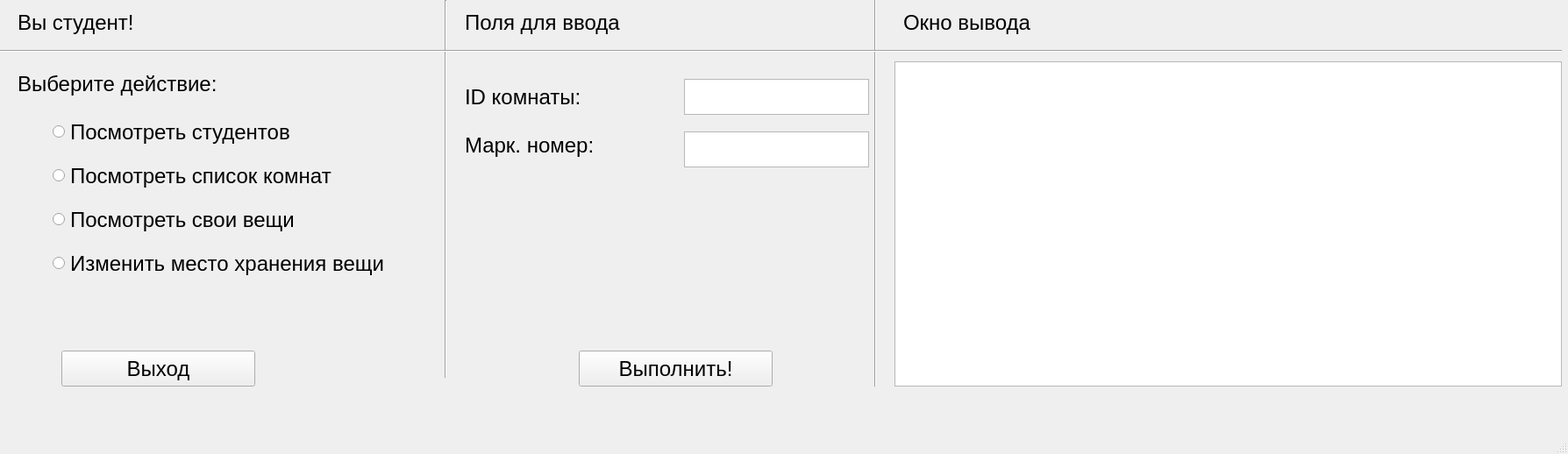
<?xml version="1.0" encoding="UTF-8"?>
<ui version="4.0">
 <class>StudentWindow</class>
 <widget class="QMainWindow" name="StudentWindow">
  <property name="geometry">
   <rect>
    <x>0</x>
    <y>0</y>
    <width>1788</width>
    <height>518</height>
   </rect>
  </property>
  <property name="font">
   <font>
    <pointsize>18</pointsize>
   </font>
  </property>
  <property name="windowTitle">
   <string>MainWindow</string>
  </property>
  <widget class="QWidget" name="centralwidget">
   <widget class="QRadioButton" name="r1">
    <property name="geometry">
     <rect>
      <x>60</x>
      <y>130</y>
      <width>281</width>
      <height>41</height>
     </rect>
    </property>
    <property name="font">
     <font>
      <pointsize>18</pointsize>
     </font>
    </property>
    <property name="text">
     <string>Посмотреть студентов</string>
    </property>
   </widget>
   <widget class="QRadioButton" name="r3">
    <property name="geometry">
     <rect>
      <x>60</x>
      <y>230</y>
      <width>431</width>
      <height>41</height>
     </rect>
    </property>
    <property name="font">
     <font>
      <pointsize>18</pointsize>
     </font>
    </property>
    <property name="text">
     <string>Посмотреть свои вещи</string>
    </property>
   </widget>
   <widget class="QLabel" name="label_2">
    <property name="geometry">
     <rect>
      <x>20</x>
      <y>80</y>
      <width>251</width>
      <height>31</height>
     </rect>
    </property>
    <property name="font">
     <font>
      <pointsize>18</pointsize>
     </font>
    </property>
    <property name="text">
     <string>Выберите действие:</string>
    </property>
   </widget>
   <widget class="QPushButton" name="enter">
    <property name="geometry">
     <rect>
      <x>660</x>
      <y>400</y>
      <width>221</width>
      <height>41</height>
     </rect>
    </property>
    <property name="font">
     <font>
      <pointsize>18</pointsize>
     </font>
    </property>
    <property name="text">
     <string>Выполнить!</string>
    </property>
   </widget>
   <widget class="QTextEdit" name="markEdit">
    <property name="geometry">
     <rect>
      <x>780</x>
      <y>150</y>
      <width>211</width>
      <height>41</height>
     </rect>
    </property>
    <property name="font">
     <font>
      <pointsize>18</pointsize>
     </font>
    </property>
   </widget>
   <widget class="QLabel" name="label">
    <property name="geometry">
     <rect>
      <x>20</x>
      <y>0</y>
      <width>201</width>
      <height>51</height>
     </rect>
    </property>
    <property name="font">
     <font>
      <pointsize>18</pointsize>
     </font>
    </property>
    <property name="text">
     <string>Вы студент!</string>
    </property>
   </widget>
   <widget class="QRadioButton" name="r2">
    <property name="geometry">
     <rect>
      <x>60</x>
      <y>180</y>
      <width>351</width>
      <height>41</height>
     </rect>
    </property>
    <property name="font">
     <font>
      <pointsize>18</pointsize>
     </font>
    </property>
    <property name="text">
     <string>Посмотреть список комнат</string>
    </property>
   </widget>
   <widget class="QRadioButton" name="r4">
    <property name="geometry">
     <rect>
      <x>60</x>
      <y>280</y>
      <width>431</width>
      <height>41</height>
     </rect>
    </property>
    <property name="font">
     <font>
      <pointsize>18</pointsize>
     </font>
    </property>
    <property name="text">
     <string>Изменить место хранения вещи</string>
    </property>
   </widget>
   <widget class="Line" name="line">
    <property name="geometry">
     <rect>
      <x>500</x>
      <y>0</y>
      <width>16</width>
      <height>431</height>
     </rect>
    </property>
    <property name="font">
     <font>
      <pointsize>18</pointsize>
     </font>
    </property>
    <property name="orientation">
     <enum>Qt::Vertical</enum>
    </property>
   </widget>
   <widget class="QTableWidget" name="tableWidget">
    <property name="geometry">
     <rect>
      <x>1020</x>
      <y>70</y>
      <width>761</width>
      <height>371</height>
     </rect>
    </property>
    <property name="font">
     <font>
      <pointsize>18</pointsize>
     </font>
    </property>
   </widget>
   <widget class="QLabel" name="label_10">
    <property name="geometry">
     <rect>
      <x>1030</x>
      <y>10</y>
      <width>161</width>
      <height>31</height>
     </rect>
    </property>
    <property name="font">
     <font>
      <pointsize>18</pointsize>
     </font>
    </property>
    <property name="text">
     <string>Окно вывода</string>
    </property>
   </widget>
   <widget class="QLabel" name="label_3">
    <property name="geometry">
     <rect>
      <x>530</x>
      <y>-10</y>
      <width>201</width>
      <height>71</height>
     </rect>
    </property>
    <property name="font">
     <font>
      <pointsize>18</pointsize>
     </font>
    </property>
    <property name="text">
     <string>Поля для ввода</string>
    </property>
   </widget>
   <widget class="QTextEdit" name="roomEdit">
    <property name="geometry">
     <rect>
      <x>780</x>
      <y>90</y>
      <width>211</width>
      <height>41</height>
     </rect>
    </property>
    <property name="font">
     <font>
      <pointsize>18</pointsize>
     </font>
    </property>
   </widget>
   <widget class="QLabel" name="label_9">
    <property name="geometry">
     <rect>
      <x>530</x>
      <y>150</y>
      <width>171</width>
      <height>31</height>
     </rect>
    </property>
    <property name="font">
     <font>
      <pointsize>18</pointsize>
     </font>
    </property>
    <property name="text">
     <string>Марк. номер:</string>
    </property>
   </widget>
   <widget class="QLabel" name="label_8">
    <property name="geometry">
     <rect>
      <x>530</x>
      <y>90</y>
      <width>201</width>
      <height>41</height>
     </rect>
    </property>
    <property name="font">
     <font>
      <pointsize>18</pointsize>
     </font>
    </property>
    <property name="text">
     <string>ID комнаты:</string>
    </property>
   </widget>
   <widget class="Line" name="line_3">
    <property name="geometry">
     <rect>
      <x>990</x>
      <y>-10</y>
      <width>16</width>
      <height>451</height>
     </rect>
    </property>
    <property name="font">
     <font>
      <pointsize>18</pointsize>
     </font>
    </property>
    <property name="orientation">
     <enum>Qt::Vertical</enum>
    </property>
   </widget>
   <widget class="Line" name="line_2">
    <property name="geometry">
     <rect>
      <x>0</x>
      <y>50</y>
      <width>1781</width>
      <height>16</height>
     </rect>
    </property>
    <property name="font">
     <font>
      <pointsize>18</pointsize>
     </font>
    </property>
    <property name="orientation">
     <enum>Qt::Horizontal</enum>
    </property>
   </widget>
   <widget class="QPushButton" name="exit">
    <property name="geometry">
     <rect>
      <x>70</x>
      <y>400</y>
      <width>221</width>
      <height>41</height>
     </rect>
    </property>
    <property name="font">
     <font>
      <pointsize>18</pointsize>
     </font>
    </property>
    <property name="text">
     <string>Выход</string>
    </property>
   </widget>
  </widget>
  <widget class="QMenuBar" name="menubar">
   <property name="geometry">
    <rect>
     <x>0</x>
     <y>0</y>
     <width>1788</width>
     <height>33</height>
    </rect>
   </property>
  </widget>
  <widget class="QStatusBar" name="statusbar"/>
 </widget>
 <resources/>
 <connections/>
</ui>
